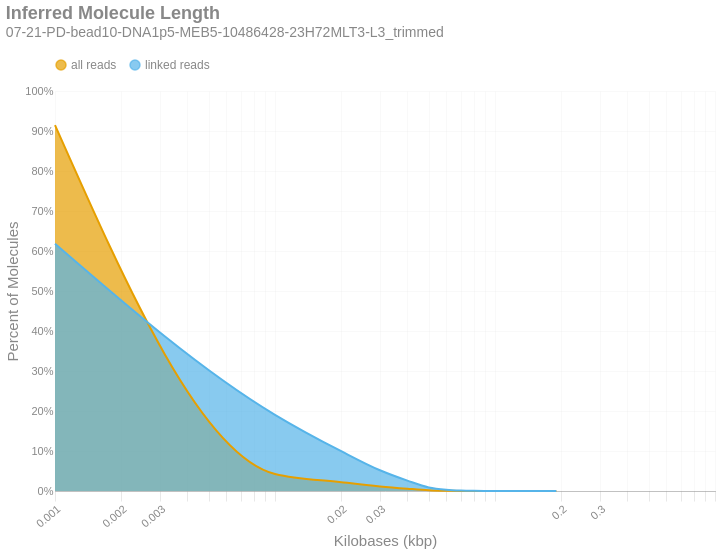

Notebook source saved alongside this figure:
### Markdown cell above
### Inferred Molecule Length
This is the frequency distribution of molecule lengths inferred from the first and last alignment positions along a contig for all alignments associated with a single linked-read barcode on a given contig.There are two distributions: one with `all` the alignments (yellow) and another with only `linked reads` (blue). The percent of molecules in the `linked reads` distribution is relative to the total number of linked molecules.

### Code cell
if SKIPLR:
    print_html(f"Skipped")
else:
    binned_df = consolidated_hist(valids['length_inferred']/1000, mask, 10, True)
    binned_df['bin'] = binned_df['bin'].cat.rename_categories({'0': '1'})
    with SafeRender(binned_df):
        (
            density_plot(binned_df, 'Inferred Molecule Length', samplename, 'inferredlen')
            .transform_calculate(bin_kb='datum.bin / 1000')
            .encode(
                x=alt.X('bin_kb:Q', title="Kilobases (kbp)").scale(type='log').axis(labelAngle=-40),
                y=alt.Y('value:Q', title='Percent of Molecules')
                    .axis(format='%')
                    .stack(False),
                color=alt.Color("key:N").scale(domain = ["all reads", "linked reads"]),
                tooltip = [
                    alt.Tooltip("key:N", title = "Data Type"),
                    alt.Tooltip("range_label:N", title="Kilobases"),
                    alt.Tooltip("value:Q", format = ".2%", title="% Molecules")
                ]
            )
        ).display()

### Figure 1 — Vega-Lite specification as saved in the notebook (floating-point values rounded to 4 significant figures)
{"width": "container", "height": 400, "config": {"title": {"anchor": "start", "dy": -15, "fontSize": 18, "color": "#888888", "subtitleColor": "#888888", "subtitleFontSize": 14}, "arc": {"fill": "#0072B2"}, "axis": {"domainColor": "#888888", "domainWidth": 0.5, "gridWidth": 0.2, "grid": false, "titleFontWeight": 400, "titleFontSize": 15, "labelFontSize": 11, "labelColor": "#888888", "tickColor": "#888888", "tickWidth": 0.2, "titleColor": "#888888"}, "axisBand": {"grid": false}, "axisX": {"grid": true, "tickSize": 10, "domainCap": "round"}, "axisY": {"domain": false, "grid": true, "tickSize": 0, "domainCap": "round"}, "background": "transparent", "header": {"labelFontSize": 15, "labelColor": "#888888", "titleFontSize": 15, "titleFontWeight": 600, "titleColor": "#888888"}, "legend": {"labelFont": "sans-serif", "labelFontSize": 12, "labelColor": "#888888", "symbolSize": 100, "symbolType": "circle", "titleFontSize": 12, "titlePadding": 10, "titleColor": "#888888", "title": null, "orient": "top"}, "range": {"category": ["#E69F00", "#56B4E9", "#009E73", "#F0E442", "#0072B2", "#D55E00", "#CC79A7", "#000000"], "diverging": ["#cfe8f3", "#a2d4ec", "#73bfe2", "#46abdb", "#1696d2", "#12719e"]}, "area": {"fill": "#0072B2", "fillOpacity": 0.7, "line": true, "strokeOpacity": 0.7}, "line": {"color": "#0072B2", "stroke": "#0072B2", "strokeWidth": 2}, "trail": {"color": "#0072B2", "stroke": "#0072B2", "strokeWidth": 0, "size": 1}, "point": {"filled": true}, "text": {"color": "#888888", "fontSize": 11, "align": "right", "fontWeight": 400, "size": 11}, "bar": {"fill": "#0072B2", "stroke": null}, "view": {"stroke": null, "continuousWidth": 660, "continuousHeight": 400}}, "data": {"name": "data-dff47e7a056ed8a9bcaf67d472460d67"}, "mark": {"type": "area", "interpolate": "monotone"}, "encoding": {"color": {"field": "key", "scale": {"domain": ["all reads", "linked reads"]}, "type": "nominal"}, "tooltip": [{"field": "key", "title": "Data Type", "type": "nominal"}, {"field": "range_label", "title": "Kilobases", "type": "nominal"}, {"field": "value", "format": ".2%", "title": "% Molecules", "type": "quantitative"}], "x": {"axis": {"labelAngle": -40}, "field": "bin_kb", "scale": {"type": "log"}, "title": "Kilobases (kbp)", "type": "quantitative"}, "y": {"axis": {"format": "%"}, "field": "value", "stack": false, "title": "Percent of Molecules", "type": "quantitative"}}, "params": [{"name": "param_c36ac31b6afebe62", "select": {"type": "point", "fields": ["key"]}, "bind": "legend"}], "title": {"text": "Inferred Molecule Length", "subtitle": "07-21-PD-bead10-DNA1p5-MEB5-10486428-23H72MLT3-L3_trimmed"}, "transform": [{"fold": ["all reads", "linked reads"]}, {"filter": {"param": "param_c36ac31b6afebe62"}}, {"calculate": "datum.bin / 1000", "as": "bin_kb"}], "usermeta": {"embedOptions": {"downloadFileName": "07-21-PD-bead10-DNA1p5-MEB5-10486428-23H72MLT3-L3_trimmed.inferredlen"}}, "$schema": "https://vega.github.io/schema/vega-lite/v6.4.1.json", "datasets": {"data-dff47e7a056ed8a9bcaf67d472460d67": [{"bin": "1", "interval": "0-10", "all reads": 0.9148, "linked reads": 0.6183, "range_label": "0-9"}, {"bin": "10", "interval": "10-20", "all reads": 0.0427, "linked reads": 0.1906, "range_label": "10-19"}, {"bin": "20", "interval": "20-30", "all reads": 0.02215, "linked reads": 0.09951, "range_label": "20-29"}, {"bin": "30", "interval": "30-40", "all reads": 0.01152, "linked reads": 0.05182, "range_label": "30-39"}, {"bin": "40", "interval": "40-50", "all reads": 0.005772, "linked reads": 0.02589, "range_label": "40-49"}, {"bin": "50", "interval": "50-60", "all reads": 0.001967, "linked reads": 0.009001, "range_label": "50-59"}, {"bin": "60", "interval": "60-70", "all reads": 0.0006946, "linked reads": 0.003184, "range_label": "60-69"}, {"bin": "70", "interval": "70-80", "all reads": 0.0002407, "linked reads": 0.001102, "range_label": "70-79"}, {"bin": "80", "interval": "80-90", "all reads": 8.232e-05, "linked reads": 0.0003754, "range_label": "80-89"}, {"bin": "90", "interval": "90-100", "all reads": 2.847e-05, "linked reads": 0.0001294, "range_label": "90-99"}, {"bin": "100", "interval": "100-110", "all reads": 9.989e-06, "linked reads": 4.591e-05, "range_label": "100-109"}, {"bin": "110", "interval": "110-120", "all reads": 3.098e-06, "linked reads": 1.375e-05, "range_label": "110-119"}, {"bin": "120", "interval": "120-130", "all reads": 1.656e-06, "linked reads": 7.611e-06, "range_label": "120-129"}, {"bin": "130", "interval": "130-140", "all reads": 7.479e-07, "linked reads": 3.192e-06, "range_label": "130-139"}, {"bin": "140", "interval": "140-150", "all reads": 4.274e-07, "linked reads": 1.473e-06, "range_label": "140-149"}, {"bin": "150", "interval": "150-160", "all reads": 2.137e-07, "linked reads": 9.82e-07, "range_label": "150-159"}, {"bin": "160", "interval": "160-170", "all reads": 1.068e-07, "linked reads": 4.91e-07, "range_label": "160-169"}, {"bin": "170", "interval": "170-180", "all reads": 1.068e-07, "linked reads": 4.91e-07, "range_label": "170-179"}, {"bin": "180", "interval": "180-190", "all reads": 0.0, "linked reads": 0.0, "range_label": "180-189"}, {"bin": "190", "interval": "190-200", "all reads": 0.0, "linked reads": 0.0, "range_label": "190-199"}]}}
